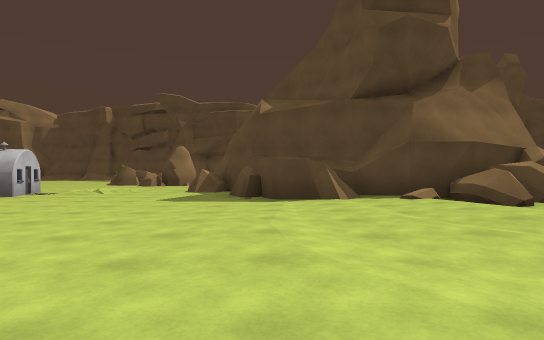
[1] (above)

24 first-person views from a walk through a Unity game level. The camera is 1.3 m above the floor, looks level and sees 75° across. The floor is counted in squares, 2 m on a side. Each view is taken from the middle of a square. On the plan, view 1 faces up. The plan holds only what a view shows up to about 10 squares ahead; the rest is blank. The place goes on beyond the plan.

[2]
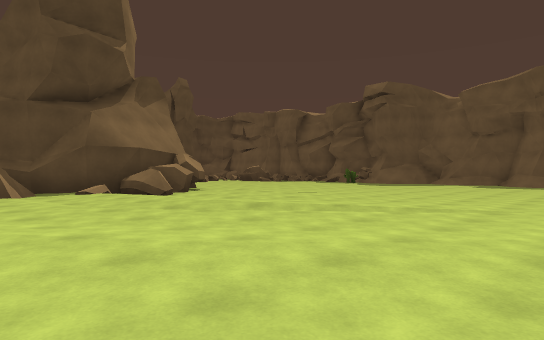

[3]
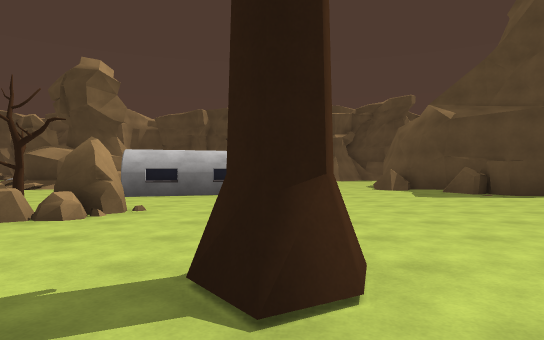

[4]
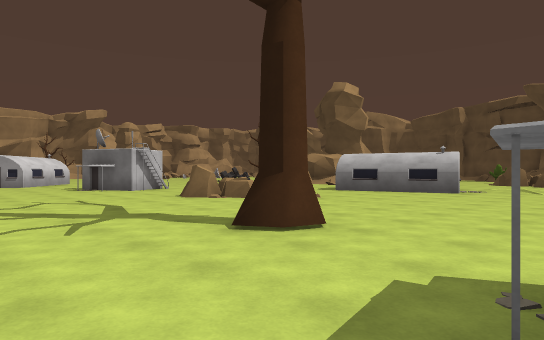

[5]
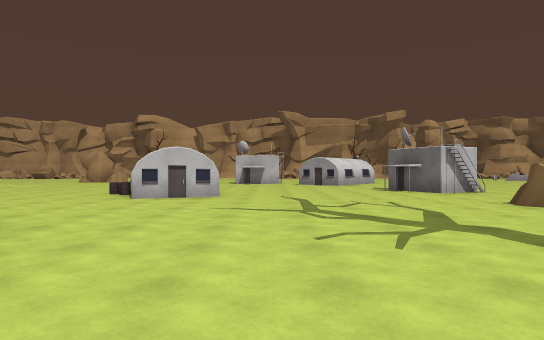

[6]
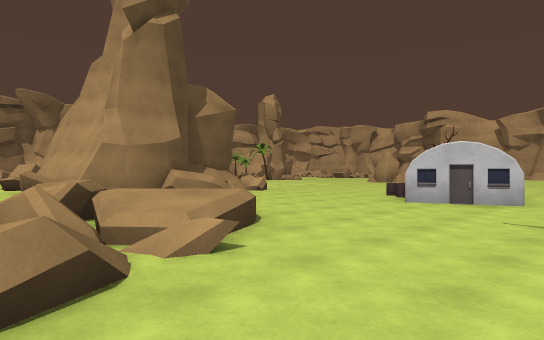

[7]
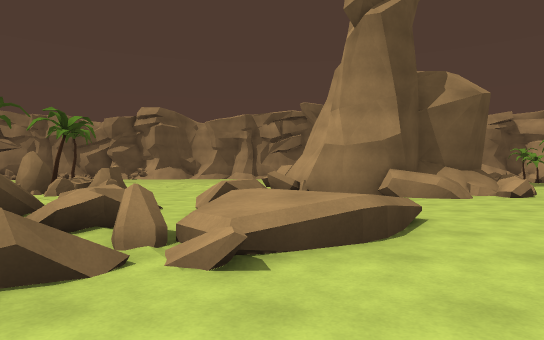

[8]
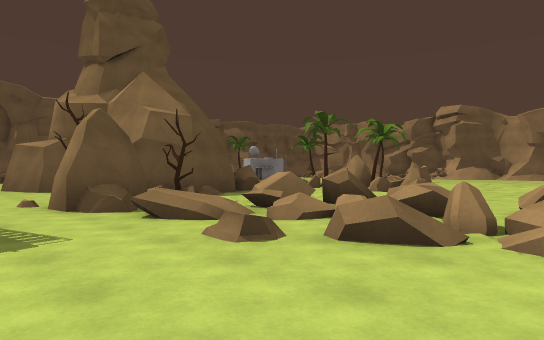

[9]
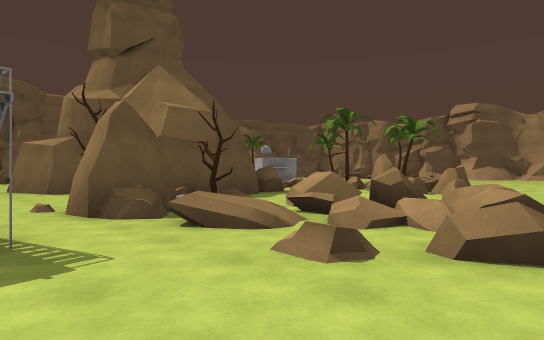

[10]
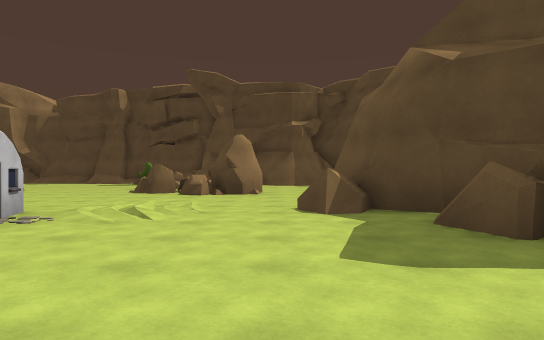

[11]
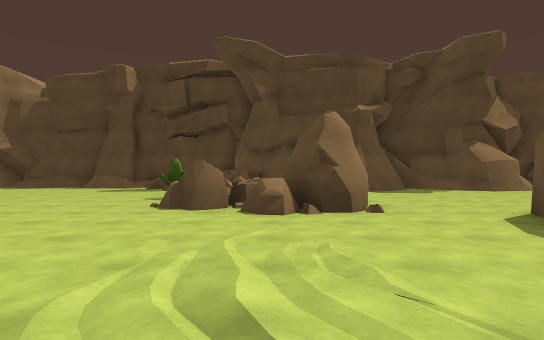

[12]
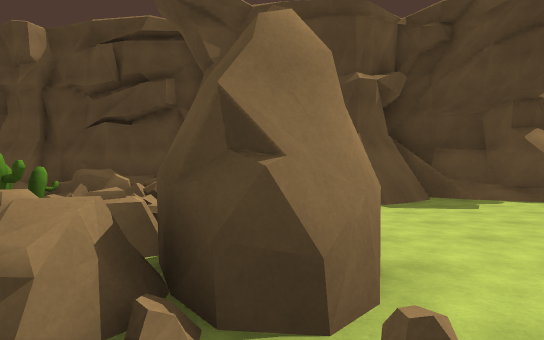

[13]
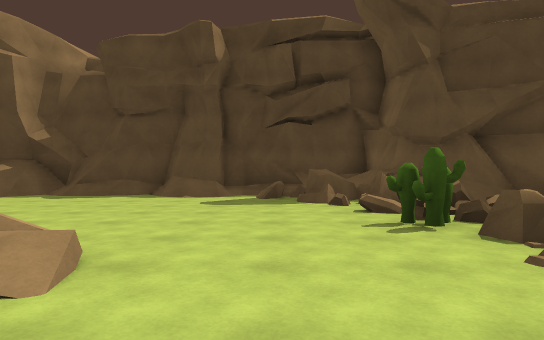

[14]
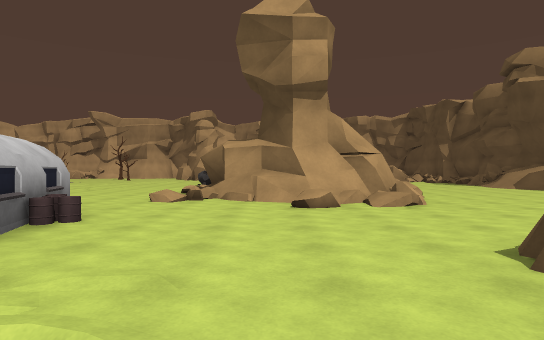

[15]
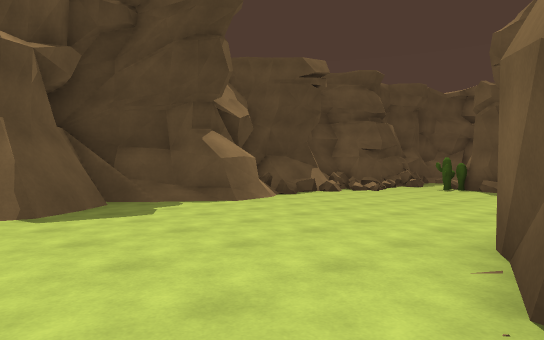

[16]
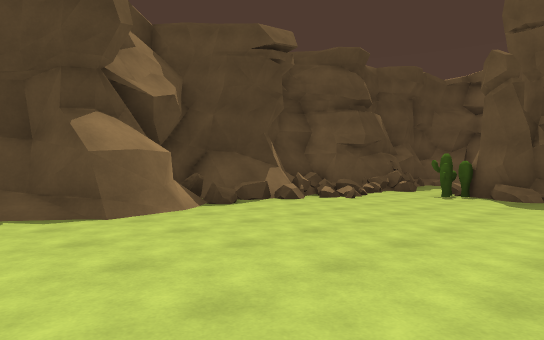

[17]
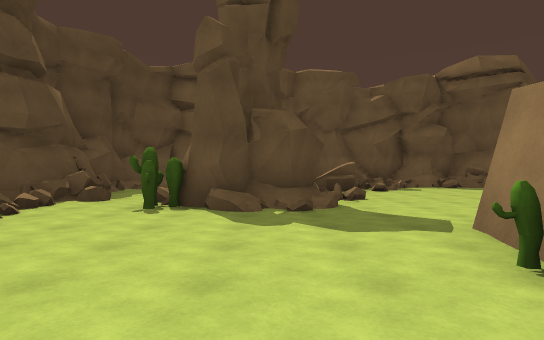

[18]
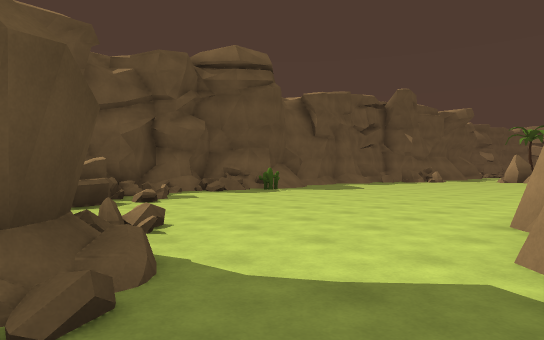

[19]
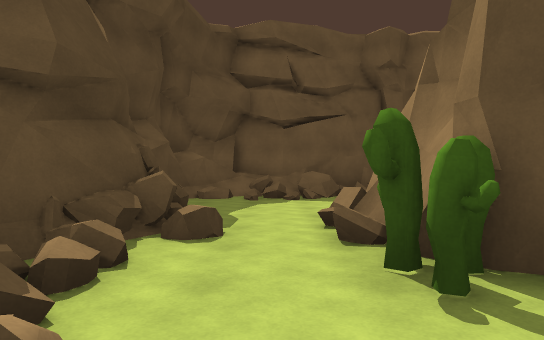

[20]
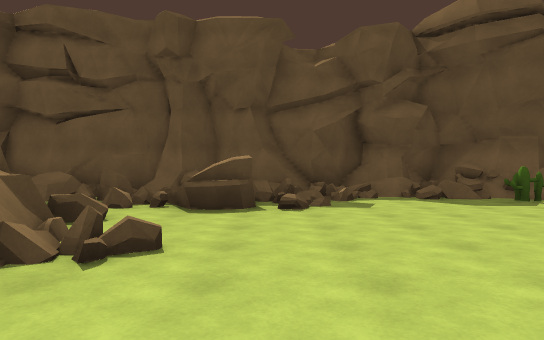

[21]
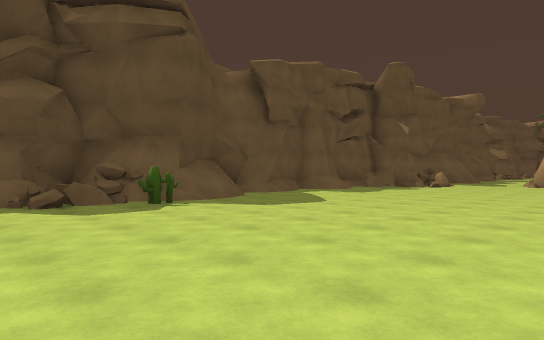

[22]
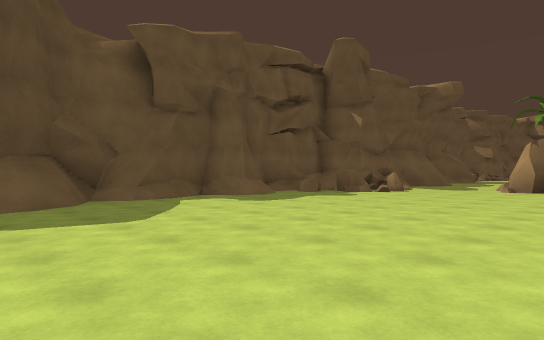

[23]
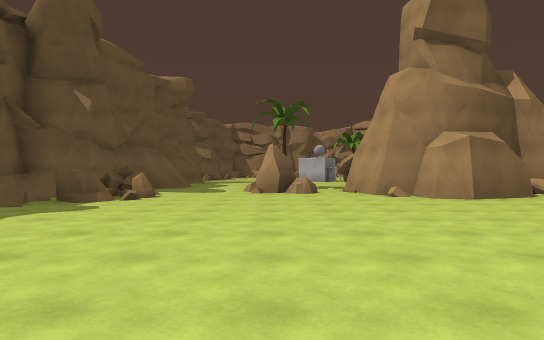

[24]
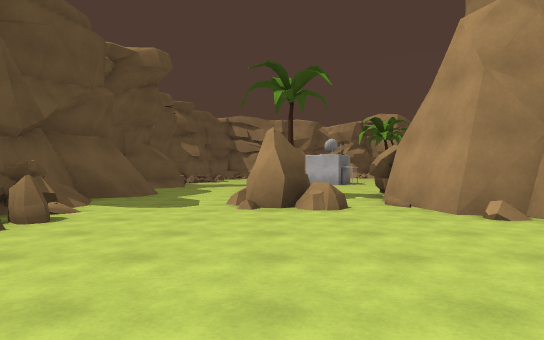

### Floor plan
Key: @ floor where view 1 was taken; # wall or solid block; x gap in a wall; . main floor; : floor 0.25 m higher than the main floor; + floor 0.5 m higher than the main floor; * floor 0.75 m higher than the main floor; / step, stairs or slope; = window, fence, low wall or low ledge; ^ raised ledge; B building; T tree; R rock; C cactus.
Columns run from 14 left of view 1 to 18 right of it. Each row starts with its distance up from view 1.
 23 ######^#^
 22 ##.#.#//^    #########
 21 .....=^#######//##====*#########
 20 ......=#=/. #/..##...#x#.#...#=#
 19 ........=   .................==#
 18 ........=  ............C###..#=#
 17  /.....CR+ ............####  ==#
 16  #/=....RRR............#### =#=#
 15  ###...RRRR.............##..=###
 14  =#/.........##    C#....=..= ##
 13  ##/.........       ##......##=#
 12 ## .........##       #.......#=##
 11 ////........=##      #........=##
 10  ....BBB..../.##      ........./#
  9 ....BBBBB....:#####   ........=##
  8 ...  BB.......##//### .......CC=#
  7   .. .............=#   ......./##
  6    ..................  ......./##
  5     TR................ ......./##
  4 .. RRRR.......:...:............/#
  3 B..RR.........:...:............##
  2 ................../:...........#
  1 ........T........../...........#
  0 ...........BB @................#
 -1 ............B .................
 -2 .............................==#
 -3 ............=RRT....##......#^=#
 -4  B.....//=.:TR    =####.....####
 -5  BB...//=##=.  #####  #.RR...###
 -6 B...../*==#==..#      #. R.../#
 -7 ...../ ==/=#=..#      #. T...##
 -8 ...... =///=....      #.  ...#
 -9 .....   ......        T.  ...#
-10  ..^.    ....
-11  ==^#    ..RR
-12  ######  .. RTR

Positions as (right, up) in squares from view 1, and headings:
1: (0, 0), facing up
2: (0, -2), facing up-right
3: (-6, -1), facing up
4: (-3, -2), facing up-left
5: (-4, -2), facing left
6: (-5, -2), facing down-left
7: (-7, -2), facing down
8: (-7, -1), facing down-right
9: (-6, -1), facing down-right
10: (-3, 5), facing up
11: (-5, 9), facing up
12: (-4, 13), facing up
13: (-9, 13), facing up
14: (-4, 13), facing left
15: (-3, 14), facing up-right
16: (0, 15), facing up-right
17: (3, 16), facing right
18: (7, 16), facing down-right
19: (7, 19), facing right
20: (8, 13), facing right
21: (9, 11), facing down-right
22: (9, 7), facing down-right
23: (11, 5), facing down
24: (11, 1), facing down
